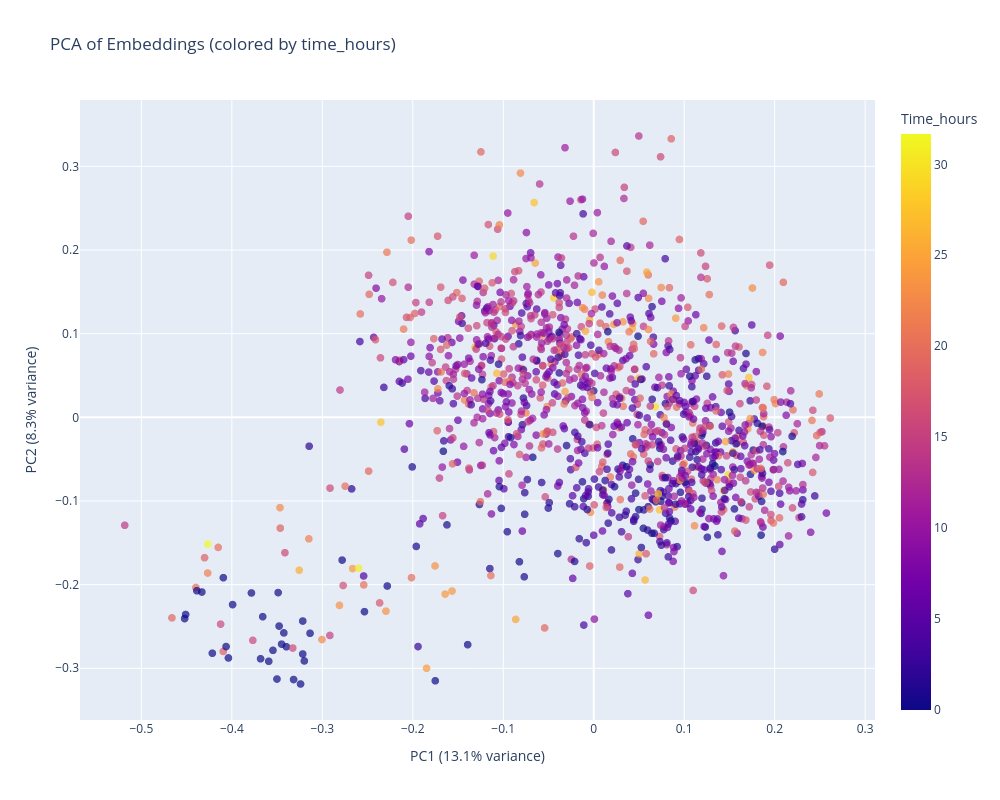

Write notebook code for a chart like this one.
### Code cell
for meta in pheno.results.metadata:
    if meta.get("time_min") is not None:
        meta["time_hours"] = float(meta["time_min"]) / 60
        
figure = pheno.plot_pca(
    color_by="time_hours",
    sample_size=None,
    return_fig=True,
)
display(figure)

### Figure 1 — Plotly figure (JSON) as saved in the notebook; plotly's stock layout.template omitted (floating-point values rounded to 4 significant figures; data arrays with more than 128 entries replaced by an {"elided": "..."} marker saying what was removed)
{"data": [{"customdata": {"elided": "1252x11 mixed values"}, "hovertemplate": "PC1=%{x}<br>PC2=%{y}<br>Index=%{customdata[0]}<br>Image=%{customdata[1]}<br>Condition=%{customdata[2]}<br>Dataset_split=%{customdata[3]}<br>Frame=%{customdata[4]}<br>Label_len=%{customdata[5]}<br>Num_frames=%{customdata[6]}<br>Source_file=%{customdata[7]}<br>Time_hours=%{marker.color}<br>Time_min=%{customdata[9]}<br>Track_id=%{customdata[10]}<extra></extra>", "legendgroup": "", "marker": {"color": {"elided": "1252 float values"}, "coloraxis": "coloraxis", "opacity": 0.7, "size": 8, "symbol": "circle"}, "mode": "markers", "name": "", "showlegend": false, "type": "scattergl", "x": {"elided": "1252 float values"}, "xaxis": "x", "y": {"elided": "1252 float values"}, "yaxis": "y"}], "layout": {"coloraxis": {"colorbar": {"title": {"text": "Time_hours"}}, "colorscale": [[0, "#0d0887"], [0.1111, "#46039f"], [0.2222, "#7201a8"], [0.3333, "#9c179e"], [0.4444, "#bd3786"], [0.5556, "#d8576b"], [0.6667, "#ed7953"], [0.7778, "#fb9f3a"], [0.8889, "#fdca26"], [1, "#f0f921"]]}, "height": 800, "legend": {"tracegroupgap": 0}, "title": {"text": "PCA of Embeddings (colored by time_hours)"}, "width": 1000, "xaxis": {"anchor": "y", "domain": [0, 1], "title": {"text": "PC1 (13.1% variance)"}}, "yaxis": {"anchor": "x", "domain": [0, 1], "title": {"text": "PC2 (8.3% variance)"}}}}
